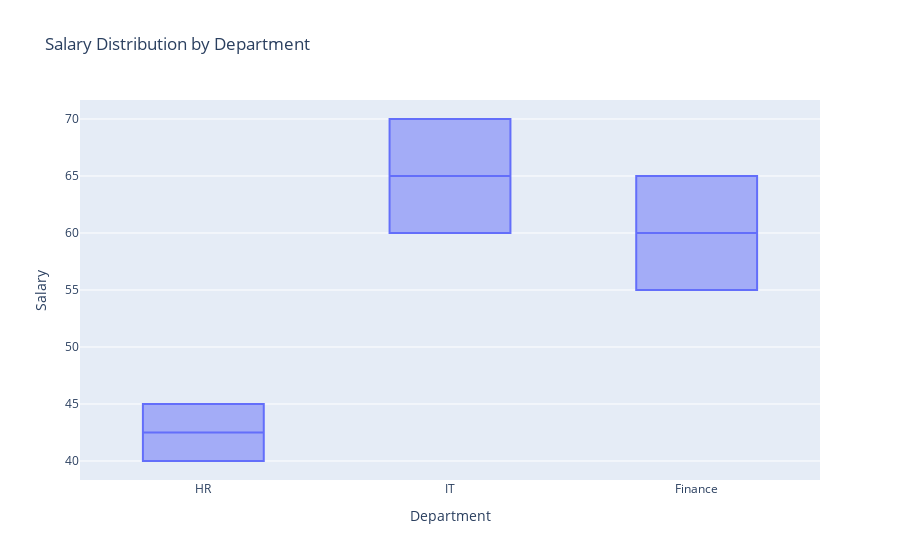

The notebook cell saved with this chart:
### Code cell
import plotly.express as px

data = {
    "Department": ["HR", "IT", "Finance", "IT", "HR", "Finance"],
    "Salary": [40, 60, 55, 70, 45, 65]
}

fig = px.box(data, x="Department", y="Salary", title="Salary Distribution by Department")
fig.show()

### Figure 1 — Plotly figure (JSON) as saved in the notebook; plotly's stock layout.template omitted (floating-point values rounded to 4 significant figures)
{"data": [{"alignmentgroup": "True", "hovertemplate": "Department=%{x}<br>Salary=%{y}<extra></extra>", "legendgroup": "", "marker": {"color": "#636efa"}, "name": "", "notched": false, "offsetgroup": "", "orientation": "v", "showlegend": false, "type": "box", "x": ["HR", "IT", "Finance", "IT", "HR", "Finance"], "x0": " ", "xaxis": "x", "y": [40, 60, 55, 70, 45, 65], "y0": " ", "yaxis": "y"}], "layout": {"boxmode": "group", "legend": {"tracegroupgap": 0}, "title": {"text": "Salary Distribution by Department"}, "xaxis": {"anchor": "y", "domain": [0, 1], "title": {"text": "Department"}}, "yaxis": {"anchor": "x", "domain": [0, 1], "title": {"text": "Salary"}}}}
